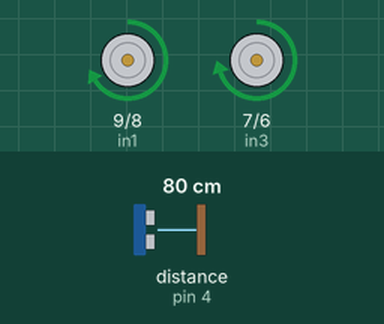
Bench run of a sketch on a simulated Arduino Uno, built with avr-gcc and run on an emulated ATmega328P. Parts: motor-driver pin pairs drawn as motors (green arrow = first pin HIGH = forward, orange = second pin HIGH = backward, longer = more drive, scaled by the enable pin). Wiring (inferred from the names in the program): ultrasonic range finder: trigger pin 3; echo pin 4. The test bench sets the inputs (shaded band); at power-on: distance to the obstacle (sensor on pin 4) 80 cm. The echo pulse lasts 58.3 µs per cm.

Above: at 1.2 s.
1.3 s: distance to the obstacle (sensor on pin 4) set to 13 cm
2.8 s: distance to the obstacle (sensor on pin 4) set to 10 cm
At 3.13 s:
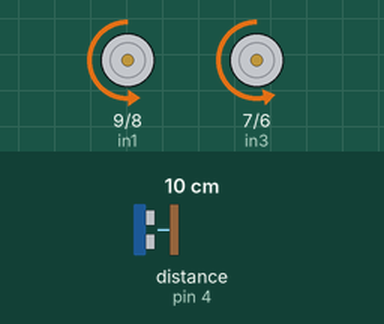
At 3.59 s:
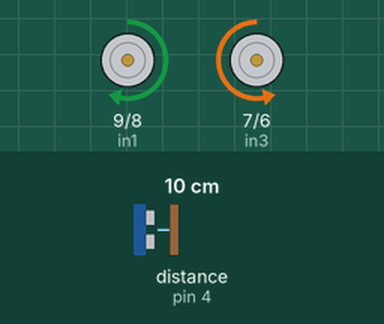
Timing chart, 0 to 11.8 s (numbered marks = the images above; inputs shaded):
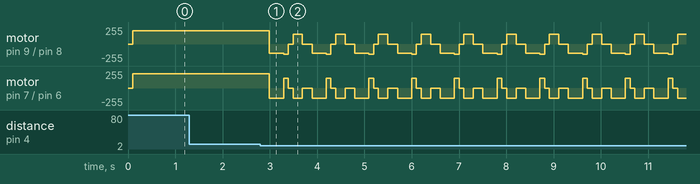

The sketch:

dcMotor_ObstacleAvoidance.ino
```cpp
int enA = 10;
int in1 = 9;
int in2 = 8;
// motor two
int enB = 5;
int in3 = 7;
int in4 = 6;
#define echo 4
#define trig 3
long duration, distance, distancel, distancer;
void setup() {
  // put your setup code here, to run once:
  pinMode(echo,INPUT);
  pinMode(trig,OUTPUT);
  pinMode(enA, OUTPUT);
  pinMode(enB, OUTPUT);
  pinMode(in1, OUTPUT);
  pinMode(in2, OUTPUT);
  pinMode(in3, OUTPUT);
  pinMode(in4, OUTPUT);
}

void loop() {
  // put your main code here, to run repeatedly:
  look();
  if (distance > 10) {
    forward();
  }
  else {
    backward();
    delay(300);
    halt();
    left();
    delay(100);
    halt();
    look();
    distancel = distance;
    right();
    delay(200);
    halt();
    look();
    distancer = distance;

    if (distancel > distancer && distancel > 10) {
      left();
      delay(200);
      forward();
    }
    else if (distancer > distancel && distancer > 10) {
      forward();
    }
  }
}

void forward() {
  digitalWrite(in1, HIGH);
  digitalWrite(in2, LOW);
  // set speed to 200 out of possible range 0~255

  // turn on motor B
  digitalWrite(in3, HIGH);
  digitalWrite(in4, LOW);
  // set speed to 200 out of possible range 0~255
  analogWrite(enA, 200);
  analogWrite(enB, 214);
}

void backward() {
  digitalWrite(in1, LOW);
  digitalWrite(in2, HIGH);
  digitalWrite(in3, LOW);
  digitalWrite(in4, HIGH);
  analogWrite(enA, 140);
  analogWrite(enB, 150);
}
void left() {
  digitalWrite(in1, LOW);
  digitalWrite(in2, HIGH);
  digitalWrite(in3, HIGH);
  digitalWrite(in4, LOW);
  analogWrite(enA, 150);
  analogWrite(enB, 150);
}
void right() {
  digitalWrite(in2, LOW);
  digitalWrite(in1, HIGH);
  digitalWrite(in4, HIGH);
  digitalWrite(in3, LOW);
  analogWrite(enA, 150);
  analogWrite(enB, 150);
}
void halt() {
  digitalWrite(in1, LOW);
  digitalWrite(in2, LOW);
  digitalWrite(in3, LOW);
  digitalWrite(in4, LOW);
}
void look() {
  digitalWrite(trig,LOW);
  delayMicroseconds(2);
  digitalWrite(trig,HIGH);
  delayMicroseconds(10);
  digitalWrite(trig,LOW);
  duration = pulseIn(echo,HIGH);
  distance = duration/58.2;
  delay(100);

}
```

Measured:
- the behaviour switches between 12 and 11 cm on distance to the obstacle (sensor on pin 4) (found by bisection; images 0 and 1)
- after the input at 1.3 s, every drawn part: stays the same
